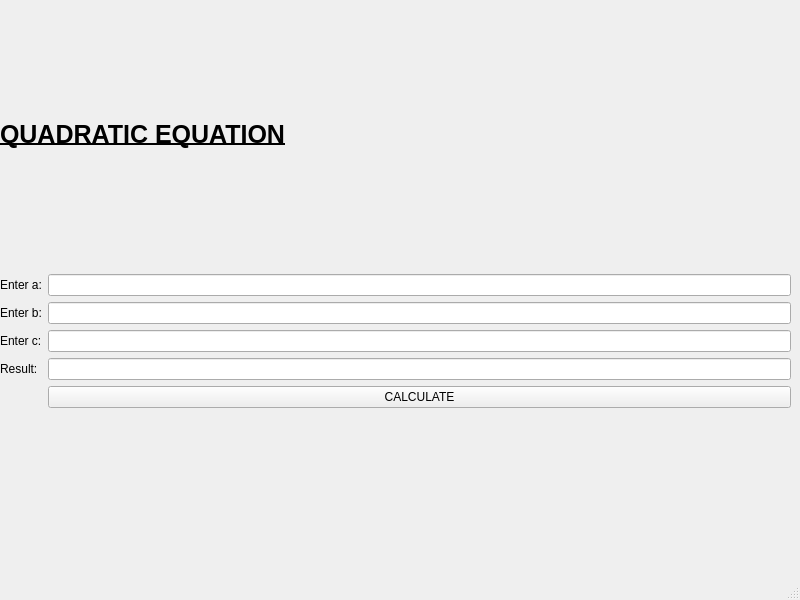
<?xml version="1.0" encoding="UTF-8"?>
<ui version="4.0">
 <class>MainWindow</class>
 <widget class="QMainWindow" name="MainWindow">
  <property name="geometry">
   <rect>
    <x>0</x>
    <y>0</y>
    <width>800</width>
    <height>600</height>
   </rect>
  </property>
  <property name="windowTitle">
   <string>MainWindow</string>
  </property>
  <widget class="QWidget" name="centralwidget">
   <widget class="QWidget" name="verticalLayoutWidget">
    <property name="geometry">
     <rect>
      <x>0</x>
      <y>0</y>
      <width>791</width>
      <height>541</height>
     </rect>
    </property>
    <layout class="QVBoxLayout" name="verticalLayout">
     <item>
      <widget class="QLabel" name="label">
       <property name="font">
        <font>
         <pointsize>19</pointsize>
         <weight>75</weight>
         <italic>false</italic>
         <bold>true</bold>
         <underline>true</underline>
         <strikeout>false</strikeout>
        </font>
       </property>
       <property name="accessibleName">
        <string>0</string>
       </property>
       <property name="text">
        <string>QUADRATIC EQUATION</string>
       </property>
      </widget>
     </item>
     <item>
      <layout class="QFormLayout" name="formLayout">
       <item row="3" column="1">
        <widget class="QLineEdit" name="lineEdit"/>
       </item>
       <item row="3" column="0">
        <widget class="QLabel" name="label_2">
         <property name="text">
          <string>Result:</string>
         </property>
        </widget>
       </item>
       <item row="0" column="1">
        <widget class="QLineEdit" name="lineEdit_2"/>
       </item>
       <item row="0" column="0">
        <widget class="QLabel" name="label_3">
         <property name="text">
          <string>Enter a:</string>
         </property>
        </widget>
       </item>
       <item row="1" column="1">
        <widget class="QLineEdit" name="lineEdit_3"/>
       </item>
       <item row="1" column="0">
        <widget class="QLabel" name="label_4">
         <property name="text">
          <string>Enter b:</string>
         </property>
        </widget>
       </item>
       <item row="2" column="1">
        <widget class="QLineEdit" name="lineEdit_4"/>
       </item>
       <item row="2" column="0">
        <widget class="QLabel" name="label_5">
         <property name="text">
          <string>Enter c:</string>
         </property>
        </widget>
       </item>
       <item row="4" column="1">
        <widget class="QPushButton" name="pushButton">
         <property name="text">
          <string>CALCULATE</string>
         </property>
        </widget>
       </item>
      </layout>
     </item>
    </layout>
   </widget>
  </widget>
  <widget class="QMenuBar" name="menubar">
   <property name="geometry">
    <rect>
     <x>0</x>
     <y>0</y>
     <width>800</width>
     <height>26</height>
    </rect>
   </property>
  </widget>
  <widget class="QStatusBar" name="statusbar"/>
 </widget>
 <resources/>
 <connections/>
</ui>
